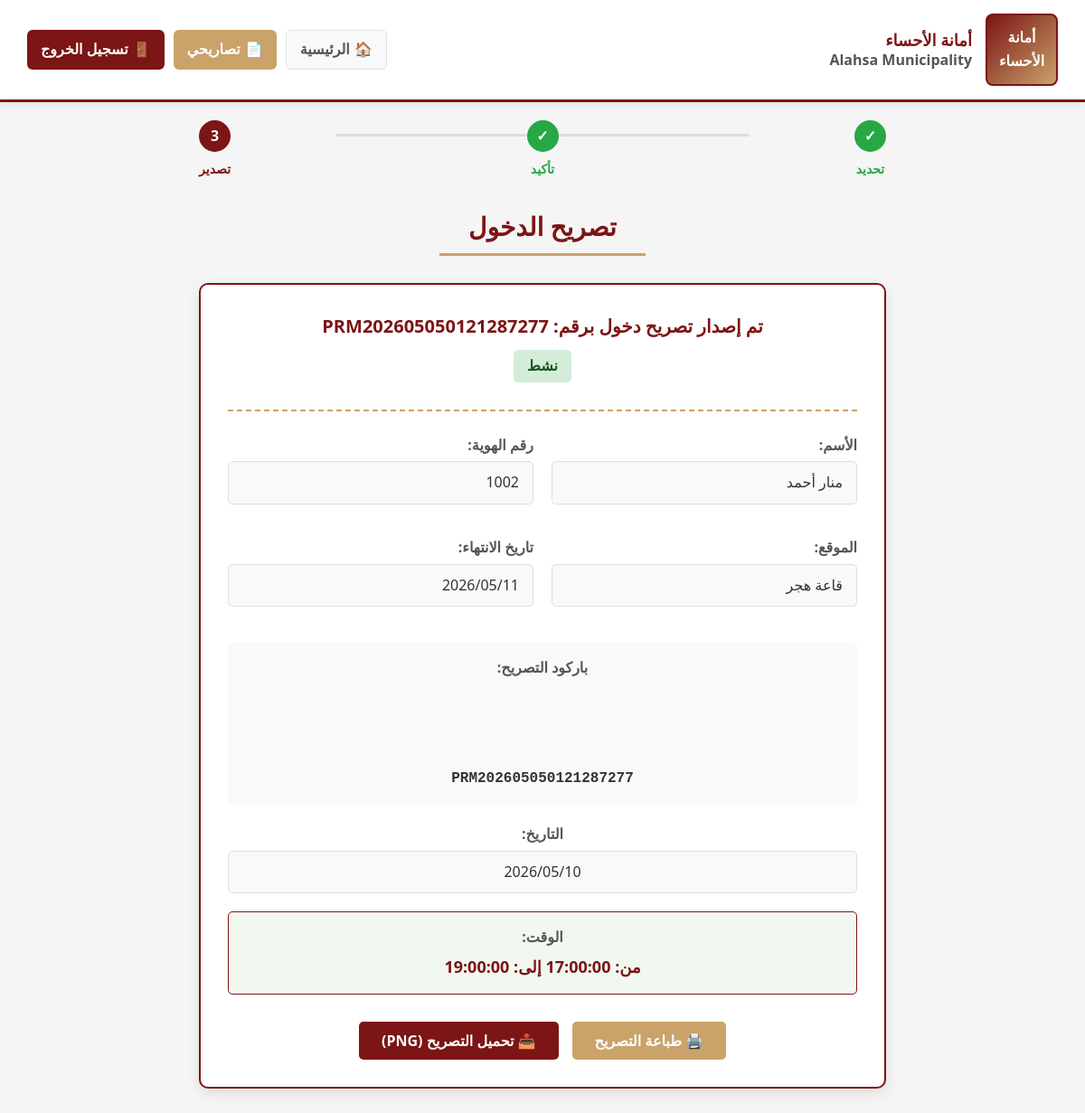
Screenshot of /enter.php?permit_id=2 (signed in) with the database file from the repository.
### tables this page shows
CREATE TABLE `permits` (
  `permit_id` int(11) NOT NULL,
  `user_id` varchar(20) NOT NULL,
  `location_id` int(11) NOT NULL,
  `date_id` int(11) NOT NULL,
  `time_id` int(11) NOT NULL,
  `permit_number` varchar(50) NOT NULL,
  `barcode` varchar(255) NOT NULL,
  `status` enum('نشط','مكتمل','منتهي') DEFAULT 'نشط',
  `created_at` timestamp NOT NULL DEFAULT current_timestamp(),
  `expires_at` date DEFAULT NULL
);

CREATE TABLE `users` (
  `user_id` varchar(20) NOT NULL,
  `username` varchar(20) NOT NULL,
  `password` varchar(255) NOT NULL,
  `full_name` varchar(100) NOT NULL,
  `email` varchar(100) DEFAULT NULL,
  `phone_number` varchar(20) DEFAULT NULL
);

CREATE TABLE `locations` (
  `location_id` int(11) NOT NULL,
  `location_name` varchar(100) NOT NULL
);

CREATE TABLE `available_dates` (
  `date_id` int(11) NOT NULL,
  `location_id` int(11) NOT NULL,
  `available_date` date NOT NULL
);

CREATE TABLE `available_times` (
  `time_id` int(11) NOT NULL,
  `date_id` int(11) NOT NULL,
  `available_time_start` time NOT NULL,
  `available_time_end` time NOT NULL
);

### DbHandler.php (called while the page is built, shortened)
<?php
require("DbConfig.php");
class DbHandler extends DbConfig {
    public $conn;
    protected $databaseName;
    protected $hostName;
    protected $uName;
    protected $passCode;
    public function __construct() {
        $dbPara = new DbConfig();
        $this -> databaseName = $dbPara -> dbName;
        $this -> hostName = $dbPara -> serverName;
        $this -> uName = $dbPara -> userName;
        $this -> passCode = $dbPara ->passCode;
    }
   public function dbConnect(){
        try{
	        $this->conn = new mysqli($this->hostName, $this->uName, $this->passCode, $this->databaseName);
            if( mysqli_connect_errno() ){
                throw new Exception("Could not connect to database.");
            } else{
                return true;
            }
        }catch(Exception $e){
            throw new Exception($e->getMessage());
        }
    }
public function getPermitDetails($permit_id) {
    $stmt = $this->conn->prepare("
        SELECT
            p.permit_id, p.permit_number, p.barcode, p.status, p.created_at, p.expires_at,
            u.full_name, u.user_id, u.username, u.phone_number,
            l.location_name,
            ad.available_date,
            at.available_time_start, at.available_time_end
        FROM Permits p
        JOIN Users u ON p.user_id = u.user_id
        JOIN Locations l ON p.location_id = l.location_id
        JOIN Available_Dates ad ON p.date_id = ad.date_id
        JOIN Available_Times at ON p.time_id = at.time_id
        WHERE p.permit_id = ?
    ");
    $stmt->bind_param("i", $permit_id);
    $stmt->execute();
    $result = $stmt->get_result();
    $permit = $result->fetch_assoc();
    return $permit;
}
}
?>

### DbConfig.php (called while the page is built, shortened)
<?php
class DbConfig {
    public function __construct() {
        $this -> serverName = "localhost";
        $this -> userName = "root";
        $this -> passCode = "";
        $this -> dbName = "alhasa";
    }
}
?>

### enter.php (the view, shortened to what this page needs)
<?php
require("DbHandler.php");
$permit_details = null;
$error_message = "";
if(isset($_GET['permit_id'])){
    $permit_id = intval($_GET['permit_id']);
    $db = new DbHandler();
    $db->dbConnect();
    $permit_details = $db->getPermitDetails($permit_id);
} else {
    $error_message = "الرجاء تحديد رقم تصريح لعرضه.";
}
$permit_number = $permit_details['permit_number'] ?? 'غير متوفر';
$barcode_value = $permit_details['barcode'] ?? 'غير متوفر';
$full_name = $permit_details['full_name'] ?? 'غير متوفر';
$national_id = $permit_details['user_id'] ?? 'غير متوفر';
$location_name = $permit_details['location_name'] ?? 'غير متوفر';
$permit_date = isset($permit_details['available_date']) ? date('Y/m/d', strtotime($permit_details['available_date'])) : 'غير متوفر';
$time_start = $permit_details['available_time_start'] ?? '';
$time_end = $permit_details['available_time_end'] ?? '';
$permit_time = ($time_start && $time_end) ? "من: {$time_start} إلى: {$time_end}" : 'غير متوفر';
$status = $permit_details['status'] ?? 'غير متوفر';
$expires_at = isset($permit_details['expires_at']) ? date('Y/m/d', strtotime($permit_details['expires_at'])) : 'غير متوفر';
?>
<!DOCTYPE html>
<html lang="ar" dir="rtl">
<head>
</head>
<body>
    <header>
        <div class="logo-section">
            <div class="logo-img">أمانة<br>الأحساء</div>
            <div class="logo-text">
                <h1>أمانة الأحساء</h1>
                <h1>Alahsa Municipality</h1>
            </div>
        </div>
        <div class="header-buttons">
            <div class="header-btn home-btn">
                <span>🏠</span>
                <span>الرئيسية</span>
            </div>
            <div class="header-btn permits-btn">
                <span>📄</span>
                <span>تصاريحي</span>
            </div>
            <div class="header-btn logout-btn">
                <span>🚪</span>
                <span>تسجيل الخروج</span>
            </div>
        </div>
    </header>
    <div class="progress-container">
        <div class="progress-bar">
            <div class="progress-step">
                <div class="step-circle completed">✓</div>
                <div class="step-label completed">تحديد</div>
            </div>
            <div class="progress-step">
                <div class="step-circle completed">✓</div>
                <div class="step-label completed">تأكيد</div>
            </div>
            <div class="progress-step">
                <div class="step-circle active">3</div>
                <div class="step-label active">تصدير</div>
            </div>
        </div>
    </div>
    <div class="container">
        <h1 class="page-title">تصريح الدخول</h1>
        <?php if (!empty($error_message)): ?>
            <div class="error"><?php echo $error_message; ?></div>
        <?php elseif ($permit_details): ?>
            <div class="permit-container">
                <div class="permit-header">
                    <div class="permit-number">تم إصدار تصريح دخول برقم: <?php echo htmlspecialchars($permit_number); ?></div>
                    <div class="status-badge <?php echo $status; ?>"><?php echo htmlspecialchars($status); ?></div>
                </div>
                <div class="permit-details">
                    <div class="detail-group">
                        <span class="detail-label">الأسم:</span>
                        <div class="detail-value"><?php echo htmlspecialchars($full_name); ?></div>
                    </div>
                    <div class="detail-group">
                        <span class="detail-label">رقم الهوية:</span>
                        <div class="detail-value"><?php echo htmlspecialchars($national_id); ?></div>
                    </div>
                    <div class="detail-group">
                        <span class="detail-label">الموقع:</span>
                        <div class="detail-value"><?php echo htmlspecialchars($location_name); ?></div>
                    </div>
                    <div class="detail-group">
                        <span class="detail-label">تاريخ الانتهاء:</span>
                        <div class="detail-value"><?php echo htmlspecialchars($expires_at); ?></div>
                    </div>
                </div>
                <div class="barcode-section">
                    <div class="barcode-container">
                        <span class="detail-label">باركود التصريح:</span>
                        <svg id="barcode" class="barcode"></svg>
                        <div class="barcode-number"><?php echo htmlspecialchars($barcode_value); ?></div>
                    </div>
                </div>
                <div class="detail-group" style="text-align: center;">
                    <span class="detail-label">التاريخ:</span>
                    <div class="detail-value" style="justify-content: center;"><?php echo htmlspecialchars($permit_date); ?></div>
                </div>
                <div class="time-section">
                    <div class="detail-label">الوقت:</div>
                    <div class="time-value"><?php echo htmlspecialchars($permit_time); ?></div>
                </div>
                <div class="actions">
                    <button class="action-btn print-btn">🖨️ طباعة التصريح</button>
                    <button class="action-btn download-btn">📥 تحميل التصريح (PNG)</button>
                </div>
            </div>
        <?php else: ?>
             <div class="error">عذراً، لا يمكن عرض التصريح حالياً. الرجاء المحاولة لاحقاً أو التحقق من صفحة "تصاريحي".</div>
        <?php endif; ?>
    </div>
</body>
</html>

### enter.php (style rules this page uses)
* { margin: 0; padding: 0; box-sizing: border-box; font-family: 'Segoe UI', Tahoma, Geneva, Verdana, sans-serif; }
body { background-color: #f5f5f5; color: #333; line-height: 1.6; padding-bottom: 30px; }
header { display: flex; align-items: center; justify-content: space-between; padding: 15px 30px; background-color: white; box-shadow: 0 2px 10px rgba(0, 0, 0, 0.1); border-bottom: 3px solid #7c1515; }
.logo-section { display: flex; align-items: center; gap: 15px; }
.logo-img { width: 80px; height: 80px; border: 2px solid #7c1515; border-radius: 8px; background: linear-gradient(135deg, #7c1515 0%, #c9a36a 100%); display: flex; align-items: center; justify-content: center; color: white; font-weight: bold; font-size: 16px; text-align: center; padding: 5px; }
.logo-text h1 { font-size: 18px; color: #7c1515; line-height: 1.3; }
.logo-text h1:first-child { font-weight: bold; }
.logo-text h1:last-child { font-size: 16px; color: #555; }
.header-buttons { display: flex; gap: 10px; }
.header-btn { display: flex; align-items: center; gap: 5px; padding: 8px 15px; border-radius: 6px; cursor: pointer; font-weight: bold; transition: all 0.3s; }
.home-btn { background: #f8f9fa; color: #555; border: 1px solid #dee2e6; }
.permits-btn { background: #c9a36a; color: white; }
.logout-btn { background: #7c1515; color: white; }
.progress-container { max-width: 800px; margin: 20px auto 30px auto; padding: 0 20px; }
.progress-bar { display: flex; align-items: center; justify-content: space-between; position: relative; margin-bottom: 15px; }
.progress-step { display: flex; flex-direction: column; align-items: center; z-index: 2; }
.step-circle { width: 35px; height: 35px; border-radius: 50%; background-color: #ddd; display: flex; align-items: center; justify-content: center; font-weight: bold; color: white; margin-bottom: 8px; border: 3px solid #ddd; }
.step-circle.completed { background-color: #28a745; border-color: #28a745; }
.step-circle.active { background-color: #7c1515; border-color: #7c1515; }
.step-label { font-size: 14px; font-weight: bold; color: #555; text-align: center; }
.step-label.completed { color: #28a745; }
.step-label.active { color: #7c1515; }
.container { max-width: 800px; margin: 30px auto; padding: 0 20px; }
.page-title { text-align: center; margin-bottom: 30px; color: #7c1515; font-size: 28px; font-weight: bold; position: relative; padding-bottom: 10px; }
.page-title:after { content: ""; position: absolute; bottom: 0; left: 35%; right: 35%; height: 3px; background-color: #c9a36a; }
.permit-container { background-color: white; border-radius: 10px; padding: 30px; box-shadow: 0 5px 15px rgba(0, 0, 0, 0.1); border: 2px solid #7c1515; }
.permit-header { text-align: center; margin-bottom: 25px; padding-bottom: 15px; border-bottom: 2px dashed #c9a36a; }
.permit-number { font-size: 20px; color: #7c1515; font-weight: bold; margin-bottom: 10px; }
.status-badge { display: inline-block; padding: 5px 15px; border-radius: 5px; font-weight: bold; margin-bottom: 15px; text-align: center; }
.status-badge.نشط { background-color: #d4edda; color: #155724; }
.permit-details { display: grid; grid-template-columns: 1fr 1fr; gap: 20px; margin-bottom: 25px; }
.detail-group { margin-bottom: 15px; }
.detail-label { font-weight: bold; color: #555; margin-bottom: 5px; display: block; }
.detail-value { background-color: #f9f9f9; border: 1px solid #ddd; border-radius: 5px; padding: 10px 15px; font-size: 16px; min-height: 44px; display: flex; align-items: center; }
.barcode-section { display: flex; align-items: center; gap: 20px; margin: 20px 0; padding: 15px; background-color: #f9f9f9; border-radius: 5px; justify-content: center; flex-direction: column; }
.barcode-container { text-align: center; }
.barcode-section svg { max-width: 100%; height: 80px; }
.barcode-number { margin-top: 5px; font-family: monospace; font-size: 16px; color: #333; font-weight: bold; }
.time-section { background-color: #f0f8f0; border: 1px solid #7c1515; border-radius: 5px; padding: 15px; margin-top: 20px; text-align: center; }
.time-value { font-size: 18px; font-weight: bold; color: #7c1515; margin-top: 5px; }
.actions { display: flex; justify-content: center; gap: 15px; margin-top: 30px; }
.action-btn { padding: 10px 25px; border: none; border-radius: 5px; font-size: 16px; cursor: pointer; font-weight: bold; transition: all 0.3s; }
.print-btn { background-color: #c9a36a; color: white; }
.download-btn { background-color: #7c1515; color: white; }

### rows the page displays
permits: permit_number "PRM202605050121287277", status "نشط", user.full_name "منار أحمد", user.user_id "1002", location.location_name "قاعة هجر", expires_at "2026/05/11", barcode "PRM202605050121287277", date.available_date "2026/05/10", time.available_time_end "من: 17:00:00 إلى: 19:00:00"
